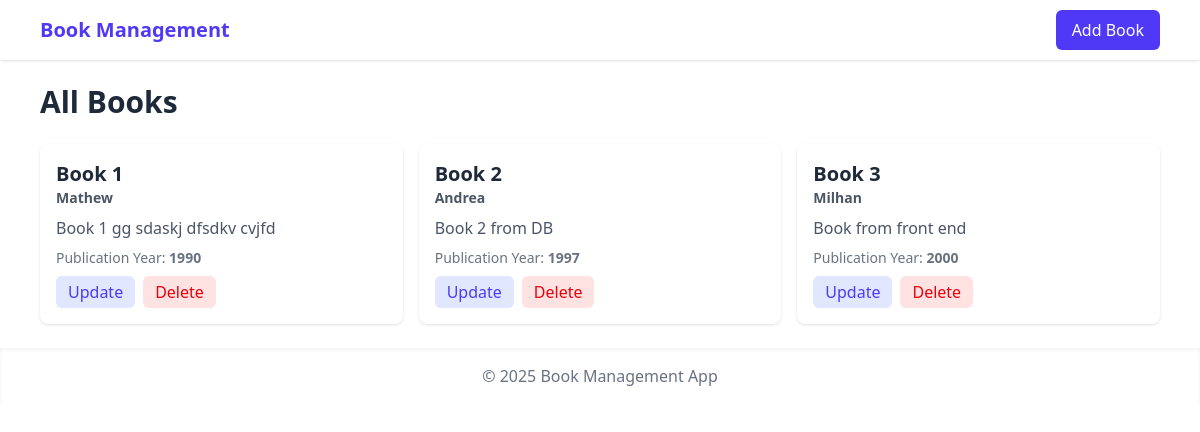
The app's page /, older data.
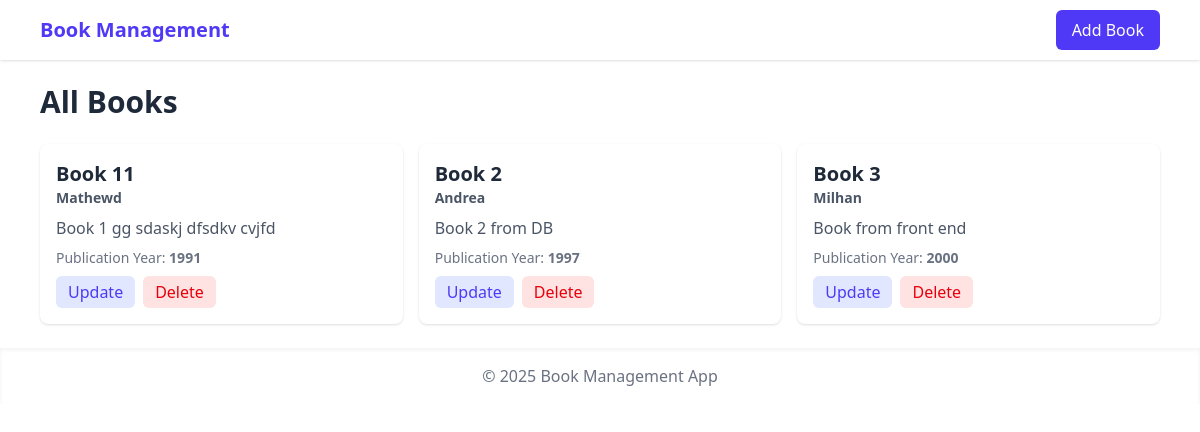
The same page, newer data.
### books/models.py (models this page shows, shortened)
class Books(models.Model):
    title = models.CharField(max_length=100)
    author = models.CharField(max_length=100)
    description = models.TextField()
    publication_year = models.IntegerField()

### books/views.py (the view)
# urls.py: 2. Add a URL to urlpatterns:  path('', views.home, name='home')
def home(request):
    book_list = Books.objects.all()
    return render(request, 'index.html', {'books': book_list})

### books/templates/index.html (shortened to what this page needs)
{% extends 'base.html' %}
{% block content %}
<div class="mb-6">
    <h1 class="text-3xl font-bold text-gray-800">All Books</h1>
</div>
{% if books|length > 0 %}
<div class="grid grid-cols-1 md:grid-cols-2 lg:grid-cols-3 gap-4">
    {% for book in books %}
    <div class="bg-white rounded-lg shadow p-4">
        <h2 class="text-xl font-semibold text-gray-800">
            {{ book.title }}
        </h2>
        <p class="text-gray-600 text-sm font-semibold mb-2">
            {{ book.author }}
        </p>
        <p class="text-gray-600 mb-2">
            {{ book.description }}
        </p>
        <div class="text-sm text-gray-500 mb-2">
            Publication Year: <span class="font-semibold">{{ book.publication_year }}</span>
        </div>
        <div class="flex space-x-2">
            <a href="{% url 'update_book' book.id %}" class="px-3 py-1 bg-indigo-100 text-indigo-600 rounded-md">
                Update
            </a>
            <a href="{% url 'delete_book' book.id %}" class="px-3 py-1 bg-red-100 text-red-600 rounded-md">Delete</a>
        </div>
    </div>
    {% endfor %}
</div>
{% else %}
<p class="text-center text-red-600 font-semibold text-lg">No Books Found!!</p>
{% endif %}
{% endblock %}

Row changes from the older to the newer data that the page shows:
changed Books "Book 1 gg sdaskj dfsdkv cvjfd": title "Book 1" → "Book 11"; author "Mathew" → "Mathewd"; publication_year "1990" → "1991"
